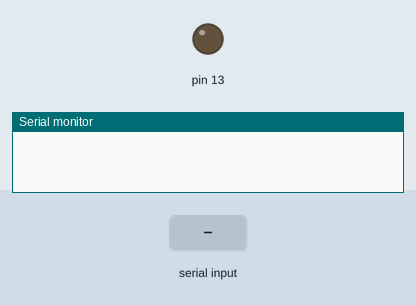
The sketch below on a simulated Arduino Uno, built with avr-gcc and run on an emulated ATmega328P. On the bench: output pins drawn as LEDs (lit = HIGH), the last lines printed to the serial monitor. Inputs (shaded band) come from the test bench.

Above: at 1.2 s.
1.3 s: "a" received over Serial
At 2.5 s:
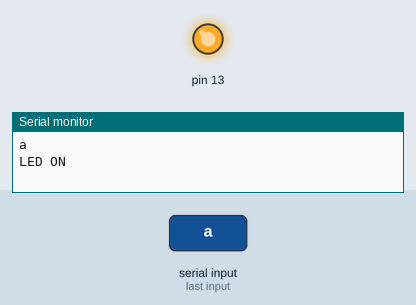
2.8 s: "1" received over Serial
At 3.8 s:
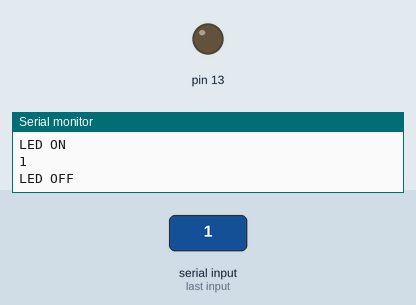
Timing chart, 0 to 5.8 s (numbered marks = the images above; inputs shaded):
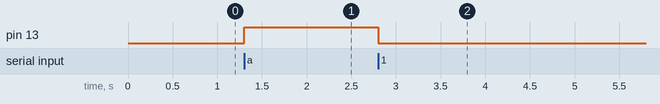

Measured:
- after the input at 1.3 s, pin 13: LOW → HIGH at once
- after the input at 2.8 s, pin 13: HIGH → LOW at once

The sketch:

serial_LED.ino
```cpp
void setup() {
  Serial.begin(9600);
  pinMode(13, OUTPUT);
}

void loop() {
  if(Serial.available()){
    char val = Serial.read();
    Serial.println(val);
    if(val == 'a'){
      Serial.println("LED ON");
      digitalWrite(13, HIGH);
    } else{
      Serial.println("LED OFF");
      digitalWrite(13, LOW);
    }
  }
}
```
